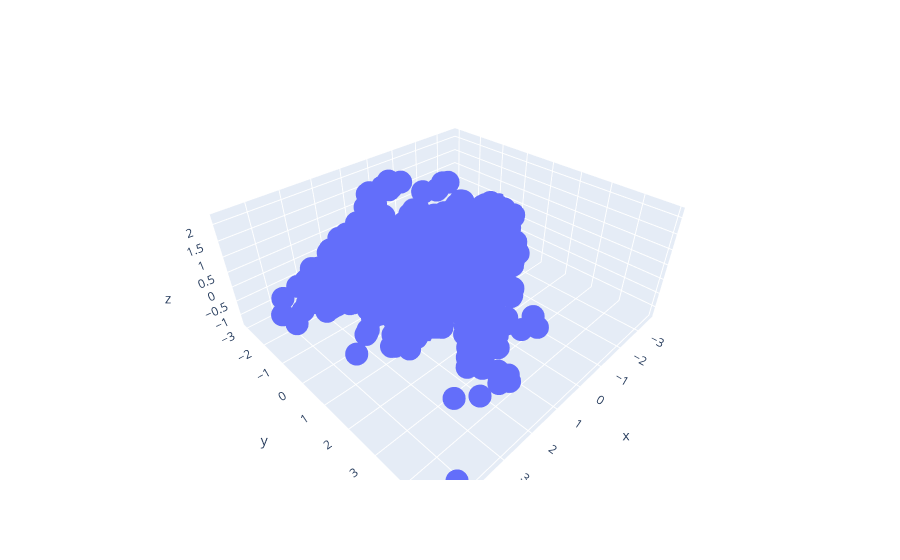

Notebook code cell kept with this figure:
### Code cell
fig = px.scatter_3d(x=data_3d_pca[:,0], y=data_3d_pca[:,1], z=data_3d_pca[:,2])
fig.show()

### Figure 1 — Plotly figure (JSON) as saved in the notebook; plotly's stock layout.template omitted (floating-point values rounded to 4 significant figures; data arrays with more than 128 entries replaced by an {"elided": "..."} marker saying what was removed)
{"data": [{"hovertemplate": "x=%{x}<br>y=%{y}<br>z=%{z}<extra></extra>", "legendgroup": "", "marker": {"color": "#636efa", "symbol": "circle"}, "mode": "markers", "name": "", "scene": "scene", "showlegend": false, "type": "scatter3d", "x": {"elided": "1080 float values"}, "y": {"elided": "1080 float values"}, "z": {"elided": "1080 float values"}}], "layout": {"legend": {"tracegroupgap": 0}, "margin": {"t": 60}, "scene": {"domain": {"x": [0, 1], "y": [0, 1]}, "xaxis": {"title": {"text": "x"}}, "yaxis": {"title": {"text": "y"}}, "zaxis": {"title": {"text": "z"}}}}}
